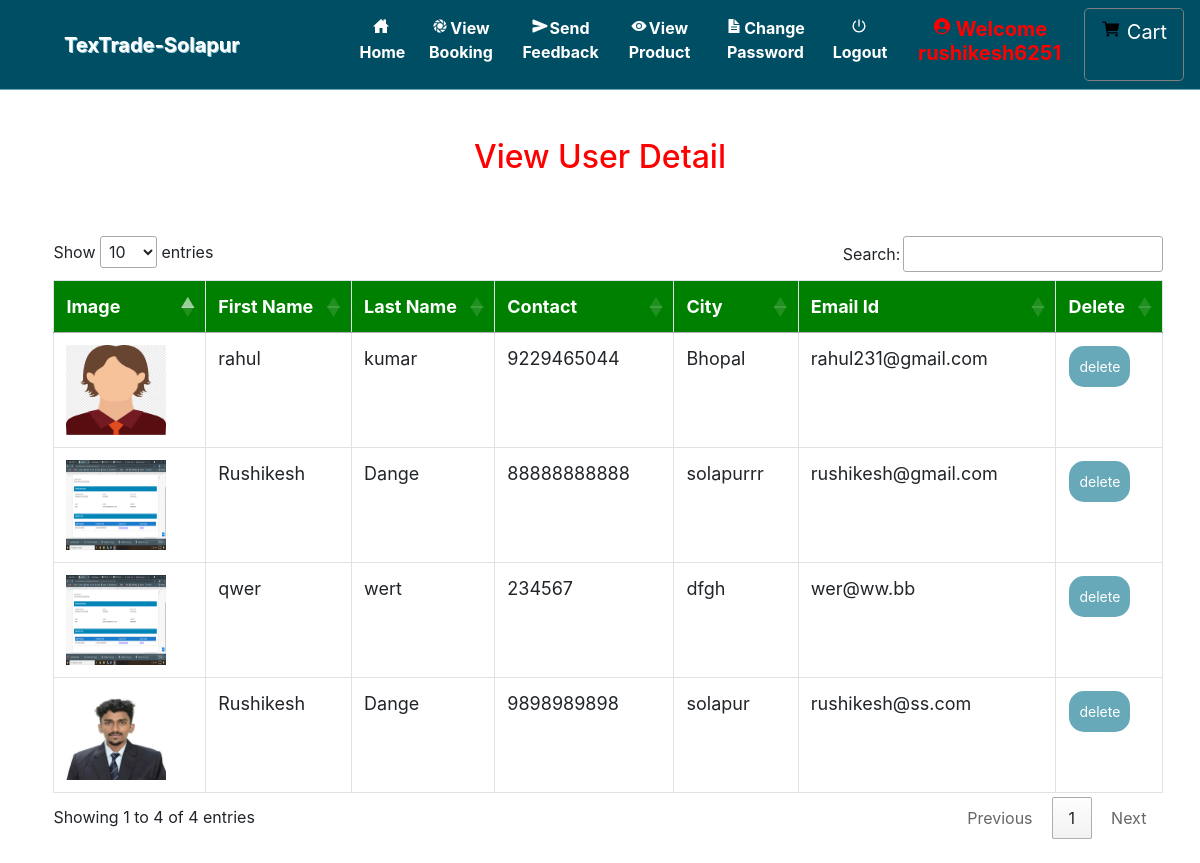
/view_user (signed in), run on the app's committed database.
### grocery/models.py (models this page shows, shortened)
class Profile(models.Model):
    id = models.AutoField(primary_key=True)
    user = models.ForeignKey(User, on_delete=models.CASCADE, null=True)
    dob = models.DateField(null=True)
    city = models.CharField(max_length=30, null=True)
    address = models.CharField(max_length=50, null=True)
    contact = models.CharField(max_length=10, null=True)
    image = models.FileField(upload_to='images/', null=True)

### grocery/views.py (the view)
# urls.py: path('view_user',View_user,name="view_user"),
def View_user(request):
    if not request.user.is_authenticated:
        return redirect('login_admin')
    pro = Profile.objects.all()
    d = {'user':pro}
    return render(request,'view_user.html',d)

### grocery/templates/view_user.html (shortened to what this page needs)
{% extends 'navigation.html' %}
{% load static %}
{% block body %}
<center><h2 style="color:red;margin-top:4%">View User Detail</h2></center>
<div  class="container-fluid">
    <center>
    <div class="container">
        <table class="table table-bordered" id="myTable">
  <thead>
  <tr>
    <th>Image</th>
    <th>First Name</th>
    <th>Last Name</th>
      <th>Contact</th>
      <th>City</th>
    <th>Email Id</th>
    <th>Delete</th>
  </tr>
  </thead>
   <tbody>
    {% for i in user %}
  <tr>
    <td><img src="{{i.image.url}}" style="width:100px;height:90px"></td>
    <td>{{i.user.first_name}}</td>
    <td>{{i.user.last_name}}</td>
      <td>{{i.contact}}</td>
      <td>{{i.city}}</td>
      <td>{{i.user.email}}</td>
    <td><a href="{% url 'delete_user' i.user.id %}" onclick="return confirm('Are you sure?')"><button class="button button1">delete</button></a></td>
  </tr>
    {% endfor %}
    </tbody>
</table>
 </div></center>
</div>
{% endblock %}

### grocery/templates/navigation.html (style rules this page uses)
* { box-sizing: border-box; }
#myTable { border-collapse: collapse; width: 100%; border: 1px solid #ddd; font-size: 18px; }
#myTable th { text-align: left; padding: 12px; background-color: green; color: white; }
#myTable td { text-align: left; padding: 12px; background-color: white; }
#myTable tr { border-bottom: 1px solid #ddd; }
.button { background-color: #67A9B8; border: none; color: white; padding: 10px; text-align: center; text-decoration: none; display: inline-block; font-size: 14px; margin: 1px 1px; cursor: pointer; }
.button1 { border-radius: 15px; }

### grocery/templates/view_user.html (style rules this page uses)
.container { border-radius:6px; margin:2%; }
.container-fluid { margin-top:5%; }

### data on the page
Profile: image (picture), user.first_name "rahul", user.last_name "kumar", contact "9229465044", city "Bhopal", user.email "rahul231@gmail.com"
Profile: image (picture), user.first_name "Rushikesh", user.last_name "Dange", contact "88888888888", city "solapurrr", user.email "rushikesh@gmail.com"
Profile: image (picture), user.first_name "qwer", user.last_name "wert", contact "234567", city "dfgh", user.email "wer@ww.bb"
Profile: image (picture), user.first_name "Rushikesh", user.last_name "Dange", contact "9898989898", city "solapur", user.email "rushikesh@ss.com"
